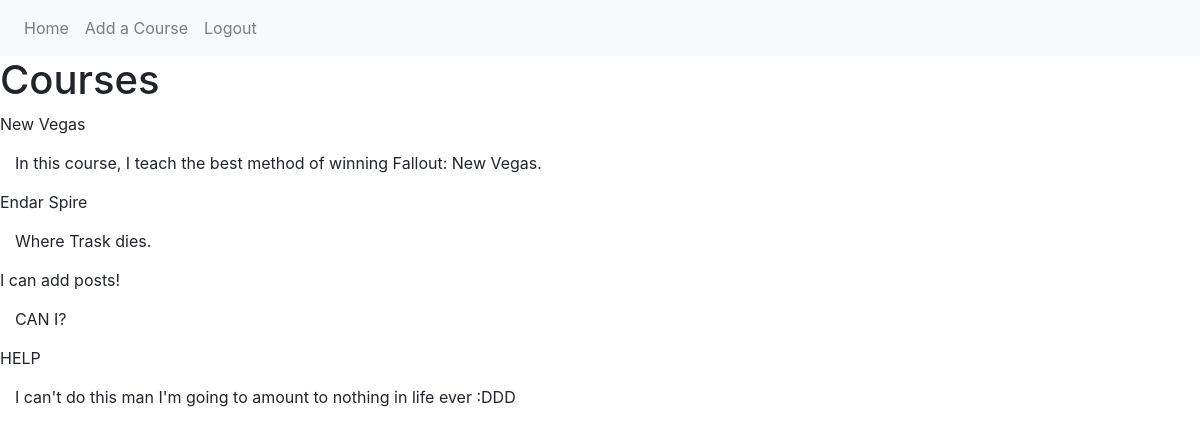
Before: /course/home (signed in) with the older database file.
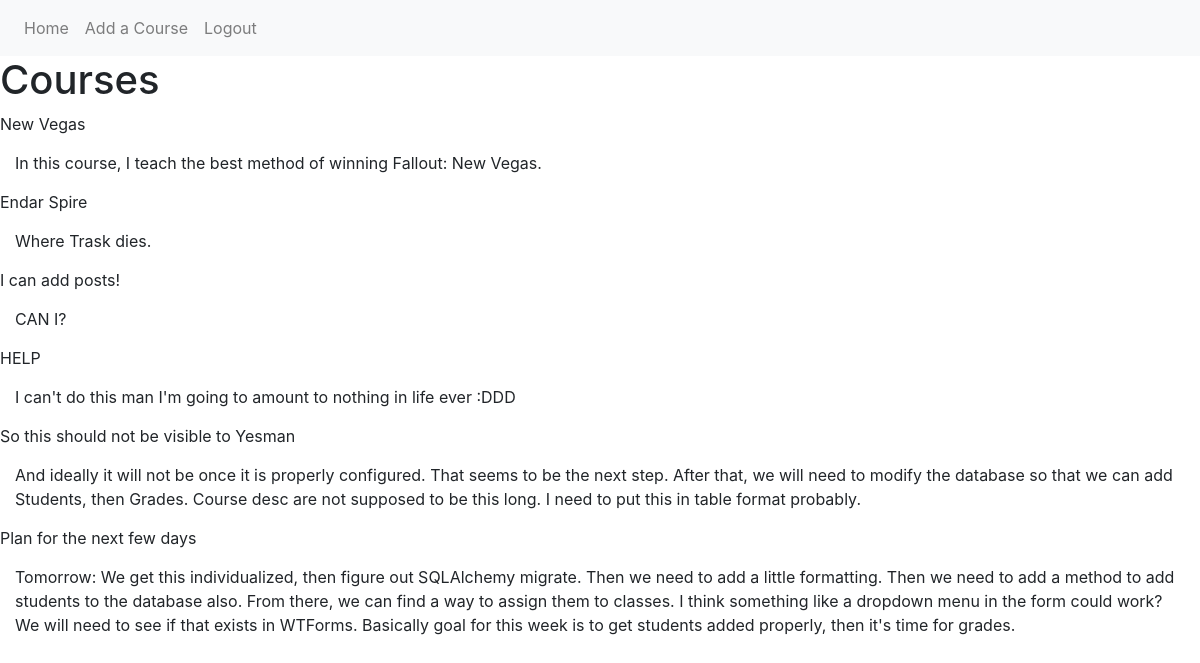
After: the same page with the newer database file.
### guide_and_teach/models.py (models this page shows, shortened)
class Course(db.Model):
    id = db.Column(db.Integer, primary_key=True)
    course_title = db.Column(db.String(100), nullable=False)
    course_desc = db.Column(db.Text, nullable=False)
    user_id = db.Column(db.Integer, db.ForeignKey('user.id'), nullable=False)

### guide_and_teach/routes.py (the view)
@app.route('/course/home')
@login_required
def course_home():
    courses = Course.query.all()
    return render_template('courses_page.html', title='Courses', courses=courses)

### guide_and_teach/models.py (called while the page is built)
@login_manager.user_loader
def load_user(user_id):
    return User.query.get(int(user_id))

### guide_and_teach/templates/courses_page.html
{% extends "layout.html" %}
{% block content %}
    <h1>Courses</h1>
    {% for course in courses %}
        <article>
            {{ course.course_title }}
            <p>{{ course.course_desc }}</p>
        </article>
    {% endfor %}
{% endblock content %}

### guide_and_teach/templates/layout.html (shortened to what this page needs)
<!DOCTYPE html>
<html>
<head>
    <link rel="stylesheet" href="https://stackpath.bootstrapcdn.com/bootstrap/4.5.2/css/bootstrap.min.css">
    <link rel="stylesheet" type="text/css" href="{{ url_for('static', filename='style.css') }}">
</head>
<body>
    <nav class="navbar navbar-expand-lg navbar-light bg-light">
      {% if current_user.is_authenticated %}
        <div class="" id="navbarSupportedContent">
          <ul class="navbar-nav mr-auto">
            <li class="nav-item">
              <a class="nav-link" href="{{ url_for('home') }}">Home</a>
            </li>
            <li class="nav-item">
              <a class="nav-link" href="{{ url_for('create_course') }}">Add a Course</a>
            </li>
            <li class="nav-item">
              <a class="nav-link" href="{{ url_for('logout') }}">Logout</a>
            </li>
          </ul>
        </div>
        {% endif %}
      </nav>
    {% block content %}{% endblock %}
</body>
</html>

### guide_and_teach/static/style.css (style rules this page uses)
p { padding: 10px; margin: 5px; }

Changed rows visible on the page:
added Course: course_title "So this should not be visible to Yesman", course_desc "And ideally it will not be once it is properly configured. That seems to be the next step. After that, we will need to modify the database so that we can add Students, then Grades. Course desc are not supposed to be this long. I need to put this in table format probably."
added Course: course_title "Plan for the next few days", course_desc "Tomorrow: We get this individualized, then figure out SQLAlchemy migrate. Then we need to add a little formatting. Then we need to add a method to add students to the database also. From there, we can find a way to assign them to classes. I think something like a dropdown menu in the form could work? We will need to see if that exists in WTForms. Basically goal for this week is to get students added properly, then it's time for grades."
